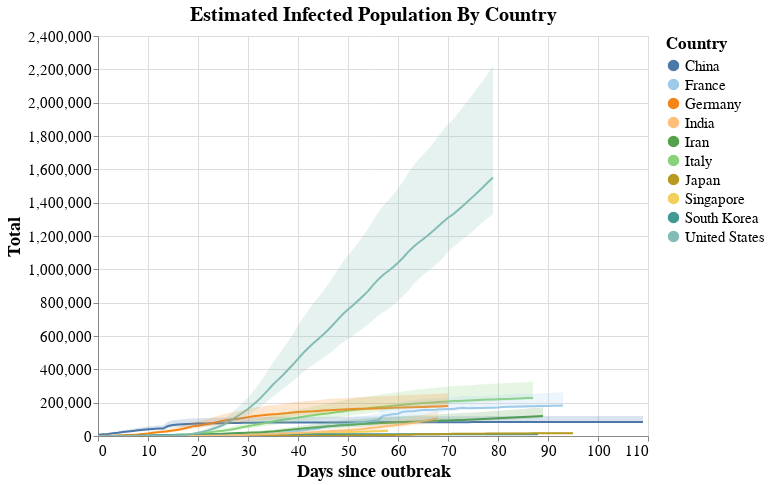

Write notebook code for a chart like this one.
### Markdown cell above
## Estimated Infected Population By Country

with respect to days since outbreak

> Tip: Click (Shift+ for multiple) on countries in the legend to filter the visualization.

### Code cell
#hide_input
# Plot estimated absolute number of infected
plot1 = plot(data_countries_pc, "line", True)
#plot1.save("../images/covid-estimate-infections.png")
plot1

### Figure 1 — Vega-Lite specification as saved in the notebook (floating-point values rounded to 4 significant figures; data arrays with more than 128 entries replaced by an {"elided": "..."} marker saying what was removed)
{"config": {"view": {"continuousWidth": 400, "continuousHeight": 300}, "axis": {"labelFontSize": 15, "titleFontSize": 18}, "title": {"fontSize": 20}}, "layer": [{"mark": "line", "encoding": {"color": {"type": "nominal", "field": "location", "legend": {"labelFontSize": 15, "title": "Country", "titleFontSize": 17}, "scale": {"scheme": "tableau20"}}, "opacity": {"condition": {"value": 1, "selection": "selector010"}, "value": 0.1}, "x": {"type": "quantitative", "field": "n_days", "title": "Days since outbreak"}, "y": {"type": "quantitative", "field": "infected", "title": "Total"}}, "height": 400, "selection": {"selector009": {"type": "interval", "bind": "scales"}, "selector010": {"type": "multi", "fields": ["location"], "bind": "legend"}}, "title": "Estimated Infected Population By Country", "width": 550}, {"mark": "area", "encoding": {"color": {"type": "nominal", "field": "location", "legend": {"labelFontSize": 15, "title": "Country", "titleFontSize": 17}, "scale": {"scheme": "tableau20"}}, "opacity": {"condition": {"value": 0.2, "selection": "selector010"}, "value": 0.05}, "x": {"type": "quantitative", "field": "n_days"}, "y": {"type": "quantitative", "field": "total_infected_lower"}, "y2": {"field": "total_infected_upper"}}, "title": "Estimated Infected Population By Country"}], "data": {"name": "data-b791b2fcfe58ada137f2b525f8a86e55"}, "$schema": "https://vega.github.io/schema/vega-lite/v4.8.1.json", "datasets": {"data-b791b2fcfe58ada137f2b525f8a86e55": {"elided": "936 records"}}}
